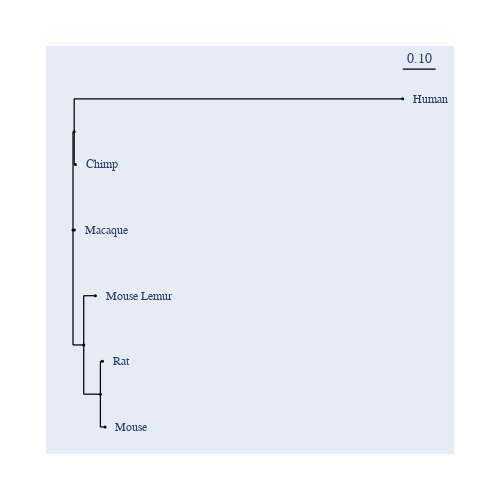

Notebook code for this chart:
### Code cell
#after predict fraction identity by ani, construct tree
tree_ani_sca1 = nj_Kimura_corr_ani(pairwise_distance_sca1, aa_anis_k_4_sca1, parameters=aa_popt_cub)

fig_ani_sca1 = tree_ani_sca1.get_figure(width=500, height=500)
fig_ani_sca1.scale_bar = "top right"
fig_ani_sca1.show()

### Figure 1 — Plotly figure (JSON) as saved in the notebook; plotly's stock layout.template omitted (floating-point values rounded to 4 significant figures)
{"data": [{"line": {"color": "black", "shape": "spline", "smoothing": 1.3, "width": 1.25}, "mode": "lines", "showlegend": false, "type": "scatter", "x": [null, null, 0, 0, null, 0, 0.003584, null, 0.003584, 0.003584, null, 0.003584, 1.004, null, 0.003584, 0.003584, null, 0.003584, 0.007355, null, 0, 0, null, 0, 0.004036, null, 0, 0, null, 0, 0.03263, null, 0.03263, 0.03263, null, 0.03263, 0.06818, null, 0.03263, 0.03263, null, 0.03263, 0.08343, null, 0.08343, 0.08343, null, 0.08343, 0.08956, null, 0.08343, 0.08343, null, 0.08343, 0.09762, null], "y": [null, null, 0.65, 2.6, null, 2.6, 2.6, null, 2.6, 3.25, null, 3.25, 3.25, null, 2.6, 1.95, null, 1.95, 1.95, null, 0.65, 0.65, null, 0.65, 0.65, null, 0.65, -1.625, null, -1.625, -1.625, null, -1.625, -0.65, null, -0.65, -0.65, null, -1.625, -2.6, null, -2.6, -2.6, null, -2.6, -1.95, null, -1.95, -1.95, null, -2.6, -3.25, null, -3.25, -3.25, null]}, {"hoverinfo": "text", "marker": {"color": "black", "size": 3, "symbol": "circle"}, "mode": "markers", "showlegend": false, "text": ["root", "edge.2", "Human", "Chimp", "Macaque", "edge.1", "Mouse Lemur", "edge.0", "Rat", "Mouse"], "type": "scatter", "x": [0, 0.003584, 1.004, 0.007355, 0.004036, 0.03263, 0.06818, 0.08343, 0.08956, 0.09762], "y": [0.65, 2.6, 3.25, 1.95, 0.65, -1.625, -0.65, -2.6, -1.95, -3.25]}], "layout": {"annotations": [{"font": {"family": "Inconsolata, monospace", "size": 12}, "showarrow": false, "text": "Human", "textangle": 0, "x": 1.029, "xanchor": "left", "xref": "x", "y": 3.25, "yref": "y"}, {"font": {"family": "Inconsolata, monospace", "size": 12}, "showarrow": false, "text": "Chimp", "textangle": 0, "x": 0.03244, "xanchor": "left", "xref": "x", "y": 1.95, "yref": "y"}, {"font": {"family": "Inconsolata, monospace", "size": 12}, "showarrow": false, "text": "Macaque", "textangle": 0, "x": 0.02913, "xanchor": "left", "xref": "x", "y": 0.65, "yref": "y"}, {"font": {"family": "Inconsolata, monospace", "size": 12}, "showarrow": false, "text": "Mouse Lemur", "textangle": 0, "x": 0.09327, "xanchor": "left", "xref": "x", "y": -0.65, "yref": "y"}, {"font": {"family": "Inconsolata, monospace", "size": 12}, "showarrow": false, "text": "Rat", "textangle": 0, "x": 0.1146, "xanchor": "left", "xref": "x", "y": -1.95, "yref": "y"}, {"font": {"family": "Inconsolata, monospace", "size": 12}, "showarrow": false, "text": "Mouse", "textangle": 0, "x": 0.1227, "xanchor": "left", "xref": "x", "y": -3.25, "yref": "y"}, {"ax": 0, "ay": 0, "showarrow": false, "text": "0.10", "x": 1.054, "xref": "x", "y": 3.841, "yref": "y", "yshift": 10}], "autosize": true, "font": {"family": "Balto", "size": 14}, "height": 500, "hovermode": "closest", "margin": {"b": 50, "l": 50, "pad": 4, "r": 50, "t": 50}, "shapes": [{"line": {"color": "black", "width": 1.25}, "name": "scale_bar", "type": "line", "x0": 1.004, "x1": 1.104, "y0": 3.841, "y1": 3.841}], "showlegend": false, "width": 500, "xaxis": {"visible": false}, "yaxis": {"visible": false}}}
